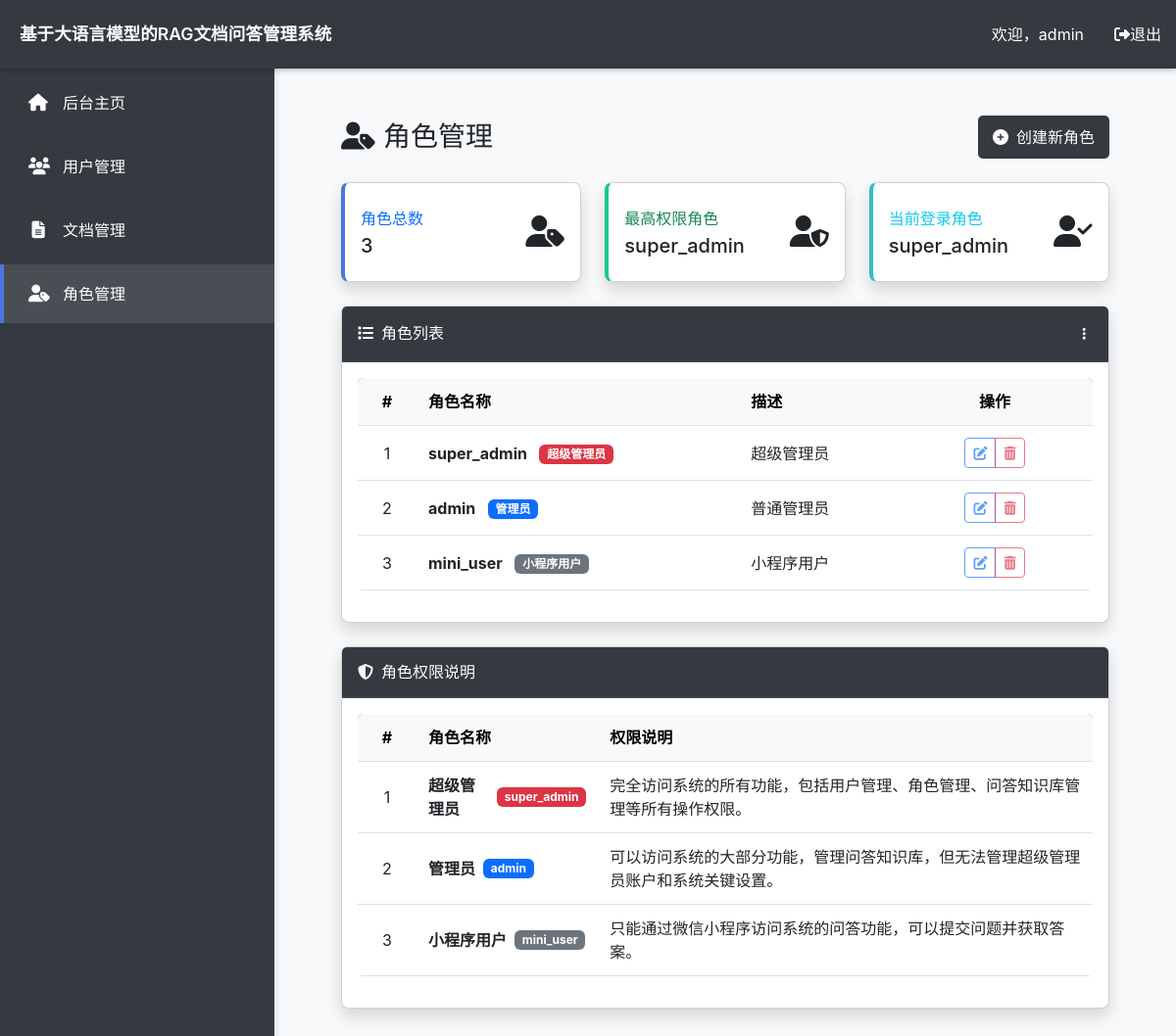
The page /admin/roles (signed in) on the database its author committed.
### model.py (models this page shows, shortened)
class PKMixin:
    id = db.Column(db.Integer, primary_key=True, autoincrement=True)

class TimestampMixin:
    created_at = db.Column(
        db.DateTime,
        default=datetime.utcnow,
        server_default=text("CURRENT_TIMESTAMP"),
        nullable=False,
        index=True,
    )
    updated_at = db.Column(
        db.DateTime,
        default=datetime.utcnow,
        onupdate=datetime.utcnow,
        server_default=text("CURRENT_TIMESTAMP"),
        nullable=False,
    )

class User(db.Model, UserMixin, PKMixin, TimestampMixin):
    __tablename__ = 'users'
    username = db.Column(db.String(64), unique=True, nullable=False, index=True)
    password_hash = db.Column(db.String(128), nullable=False)
    approved = db.Column(db.Boolean, default=False, server_default=text('0'))
    role_id = db.Column(db.Integer, db.ForeignKey('user_roles.id'), nullable=True)
    role = db.relationship('UserRole', back_populates='users', lazy='joined')
    sessions = db.relationship(
        'Session', back_populates='user', lazy='dynamic', cascade='all, delete-orphan'
    )
    documents = db.relationship(
        'Document', back_populates='uploader', lazy='dynamic', cascade='all, delete-orphan'
    )

class UserRole(db.Model, PKMixin, TimestampMixin):
    __tablename__ = 'user_roles'
    name = db.Column(db.String(50), unique=True, nullable=False)
    description = db.Column(db.String(255), nullable=True)
    users = db.relationship(
        'User', back_populates='role', lazy='dynamic', cascade='all, delete-orphan'
    )

### app.py (the view)
@app.route('/admin/roles', methods=['GET', 'POST'])
@login_required
def manage_roles():
    users = User.query.all()
    roles = UserRole.query.all()
    return render_template('manage_roles.html', users=users, roles=roles)

### app.py (called while the page is built)
@login_manager.user_loader
def load_user(user_id):
    return User.query.get(int(user_id))

@app.before_request
def do_init():
    if not getattr(app, '_vector_init_done', False):
        index_path = os.path.join(app.config['VECTORSTORE_DIR'], "faiss_index")
        document_folder = os.path.join(os.path.dirname(__file__), "../document")
        VectorStoreManager.initialize(index_path=index_path, document_folder=document_folder)
        app._vector_init_done = True

### templates/manage_roles.html (shortened to what this page needs)
{% extends 'base.html' %}
{% block content %}
<div class="container-fluid p-4">
  <div class="d-sm-flex align-items-center justify-content-between mb-4">
    <h1 class="h3 mb-0 text-gray-800">
      <i class="fas fa-user-tag me-2"></i>角色管理
    </h1>
    <button class="btn btn-primary" data-bs-toggle="modal" data-bs-target="#addRoleModal">
      <i class="fas fa-plus-circle me-2"></i>创建新角色
    </button>
  </div>
  <div class="row">
    <div class="col-xl-4 col-md-6 mb-4">
      <div class="card border-left-primary shadow h-100 py-2">
        <div class="card-body">
          <div class="row no-gutters align-items-center">
            <div class="col mr-2">
              <div class="text-xs font-weight-bold text-primary text-uppercase mb-1">角色总数</div>
              <div class="h5 mb-0 font-weight-bold text-gray-800">{{ roles|length }}</div>
            </div>
            <div class="col-auto">
              <i class="fas fa-user-tag fa-2x text-gray-300"></i>
            </div>
          </div>
        </div>
      </div>
    </div>
    <div class="col-xl-4 col-md-6 mb-4">
      <div class="card border-left-success shadow h-100 py-2">
        <div class="card-body">
          <div class="row no-gutters align-items-center">
            <div class="col mr-2">
              <div class="text-xs font-weight-bold text-success text-uppercase mb-1">最高权限角色</div>
              <div class="h5 mb-0 font-weight-bold text-gray-800">
                {% for role in roles %}
                  {% if role.name == 'super_admin' %}
                    super_admin
                  {% endif %}
                {% endfor %}
              </div>
            </div>
            <div class="col-auto">
              <i class="fas fa-user-shield fa-2x text-gray-300"></i>
            </div>
          </div>
        </div>
      </div>
    </div>
    <div class="col-xl-4 col-md-12 mb-4">
      <div class="card border-left-info shadow h-100 py-2">
        <div class="card-body">
          <div class="row no-gutters align-items-center">
            <div class="col mr-2">
              <div class="text-xs font-weight-bold text-info text-uppercase mb-1">当前登录角色</div>
              <div class="h5 mb-0 font-weight-bold text-gray-800">{{ current_user.role.name if current_user.role else '未分配角色' }}</div>
            </div>
            <div class="col-auto">
              <i class="fas fa-user-check fa-2x text-gray-300"></i>
            </div>
          </div>
        </div>
      </div>
    </div>
  </div>
  <div class="card shadow mb-4">
    <div class="card-header py-3 bg-dark d-flex flex-row align-items-center justify-content-between">
      <h6 class="m-0 font-weight-bold text-white">
        <i class="fas fa-list me-2"></i>角色列表
      </h6>
      <div class="dropdown no-arrow">
        <a class="dropdown-toggle text-white" href="#" role="button" id="roleActionsDropdown" data-bs-toggle="dropdown" aria-expanded="false">
          <i class="fas fa-ellipsis-v fa-sm fa-fw"></i>
        </a>
      </div>
    </div>
    <div class="card-body">
      <div class="table-responsive">
        <table class="table table-hover align-middle" id="roleTable">
          <thead class="table-light">
            <tr>
              <th width="60" class="text-center">#</th>
              <th>角色名称</th>
              <th>描述</th>
              <th width="200" class="text-center">操作</th>
            </tr>
          </thead>
          <tbody>
            {% for role in roles %}
              <tr>
                <td class="text-center">{{ role.id }}</td>
                <td>
                  <div class="d-flex align-items-center">
                    <div>
                      <span class="fw-bold">{{ role.name }}</span>
                      {% if role.name == 'super_admin' %}
                        <span class="ms-2 badge bg-danger">超级管理员</span>
                      {% elif role.name == 'admin' %}
                        <span class="ms-2 badge bg-primary">管理员</span>
                      {% elif role.name == 'mini_user' %}
                        <span class="ms-2 badge bg-secondary">小程序用户</span>
                      {% endif %}
                    </div>
                  </div>
                </td>
                <td>{{ role.description or '暂无描述' }}</td>
                <td class="text-center">
                  <div class="btn-group">
                    <button type="button" class="btn btn-sm btn-outline-primary"
                            {% if role.name in ['super_admin','admin','mini_user'] %}
                              disabled title="系统预设角色无法编辑"
                            {% else %}
                              data-bs-toggle="modal"
                              data-bs-target="#addRoleModal"
                              onclick="prefillAddRoleForm('{{ role.id }}','{{ role.name }}','{{ role.description or '' }}')"
                              title="编辑角色"
                            {% endif %}>
                      <i class="fas fa-edit"></i>
                    </button>
                    {% if role.name not in ['super_admin','admin','mini_user'] %}
                      <button type="button" class="btn btn-sm btn-outline-danger" onclick="confirmDeleteRole({{ role.id }},'{{ role.name }}')">
                        <i class="fas fa-trash-alt"></i>
                      </button>
                    {% else %}
                      <button type="button" class="btn btn-sm btn-outline-danger" disabled title="系统预设角色无法删除">
                        <i class="fas fa-trash-alt"></i>
                      </button>
                    {% endif %}
                  </div>
                </td>
              </tr>
            {% endfor %}
          </tbody>
        </table>
      </div>
    </div>
  </div>
  <div class="card shadow mb-4">
    <div class="card-header py-3 bg-dark d-flex flex-row align-items-center justify-content-between">
      <h6 class="m-0 font-weight-bold text-white">
        <i class="fas fa-shield-alt me-2"></i>角色权限说明
      </h6>
    </div>
    <div class="card-body">
      <div class="table-responsive">
        <table class="table table-hover align-middle">
          <thead class="table-light">
            <tr>
              <th width="60" class="text-center">#</th>
              <th>角色名称</th>
              <th>权限说明</th>
            </tr>
          </thead>
          <tbody>
            <tr>
              <td class="text-center">1</td>
              <td>
                <div class="d-flex align-items-center">
                  <span class="fw-bold">超级管理员</span>
                  <span class="ms-2 badge bg-danger">super_admin</span>
                </div>
              </td>
              <td>完全访问系统的所有功能，包括用户管理、角色管理、问答知识库管理等所有操作权限。</td>
            </tr>
            <tr>
              <td class="text-center">2</td>
              <td>
                <div class="d-flex align-items-center">
                  <span class="fw-bold">管理员</span>
                  <span class="ms-2 badge bg-primary">admin</span>
                </div>
              </td>
              <td>可以访问系统的大部分功能，管理问答知识库，但无法管理超级管理员账户和系统关键设置。</td>
            </tr>
            <tr>
              <td class="text-center">3</td>
              <td>
                <div class="d-flex align-items-center">
                  <span class="fw-bold">小程序用户</span>
                  <span class="ms-2 badge bg-secondary">mini_user</span>
                </div>
              </td>
              <td>只能通过微信小程序访问系统的问答功能，可以提交问题并获取答案。</td>
            </tr>
          </tbody>
        </table>
      </div>
    </div>
  </div>
</div>
{% endblock %}

### templates/base.html (shortened to what this page needs)
<!DOCTYPE html>
<html lang="zh-CN">
<head>
  <link rel="stylesheet" href="https://cdnjs.cloudflare.com/ajax/libs/font-awesome/6.4.0/css/all.min.css">
  <link href="https://cdn.jsdelivr.net/npm/bootstrap@5.3.0/dist/css/bootstrap.min.css" rel="stylesheet">
  <link rel="stylesheet" href="{{ url_for('static', filename='css/style.css') }}">
</head>
<body>
  <nav class="navbar navbar-dark navbar-top">
    <div class="container-fluid px-0">
      <a class="navbar-brand" href="{{ url_for('admin_index') }}">基于大语言模型的RAG文档问答管理系统</a>
      <div class="user-info">
        <span class="nav-user">欢迎，{{ current_user.username if current_user.is_authenticated else 'Guest' }}</span>
        <a href="#" class="nav-link logout-link" data-bs-toggle="modal" data-bs-target="#logoutModal">
          <i class="fas fa-sign-out-alt"></i> 退出
        </a>
      </div>
    </div>
  </nav>
  <div class="sidebar" id="sidebar">
    <ul class="sidebar-menu">
      <li>
        <a href="{{ url_for('admin_index') }}" class="{% if request.path == url_for('admin_index') %}active{% endif %}">
          <i class="fas fa-home"></i> 后台主页
        </a>
      </li>
      <li>
        <a href="{{ url_for('manage_users') }}" class="{% if request.path == url_for('manage_users') %}active{% endif %}">
          <i class="fas fa-users"></i> 用户管理
        </a>
      </li>
      <li>
        <a href="{{ url_for('manage_docs') }}" class="{% if request.path == url_for('manage_docs') %}active{% endif %}">
          <i class="fas fa-file-alt"></i> 文档管理
        </a>
      </li>
      <li>
        <a href="{{ url_for('manage_roles') }}" class="{% if request.path == url_for('manage_roles') %}active{% endif %}">
          <i class="fas fa-user-tag"></i> 角色管理
        </a>
      </li>
    </ul>
  </div>
  <main class="main-content">
    <div class="container-fluid p-4">
      {% block content %}{% endblock %}
    </div>
  </main>
</body>
</html>

### static/css/style.css (style rules this page uses)
body { font-family: 'Arial', sans-serif; background-color: #f8f9fa; }
.navbar { background-color: #343a40 !important; padding: 12px 20px; box-shadow: 0 4px 6px rgba(0, 0, 0, 0.1); }
.navbar-brand { font-size: 1.5rem; font-weight: bold; color: #ffffff !important; }
.sidebar { background-color: #343a40 !important; min-height: 100vh; padding-top: 20px; }
.main-content { min-height: 100vh; background-color: white; border-radius: 8px; padding: 20px; box-shadow: 0 4px 6px rgba(0, 0, 0, 0.1); }
.btn-primary { background-color: #343a40 !important; color: #fff; border: none; padding: 10px 15px; font-size: 1rem; border-radius: 5px; transition: background 0.3s ease; }
.table { background-color: white; border-radius: 5px; overflow: hidden; border-collapse: separate; border-spacing: 0; }
.table thead { background-color: #007bff; color: #ffffff; }
.card { border-radius: 10px; box-shadow: 0 4px 8px rgba(0, 0, 0, 0.1); }
.card-header { background-color: #343a40 !important; color: #ffffff; font-weight: bold; }

### templates/base.html (style rules this page uses)
body { font-family: -apple-system, BlinkMacSystemFont, "Segoe UI", Roboto, "Helvetica Neue", Arial, sans-serif; overflow-x: hidden; background-color: #f8f9fa; margin: 0; padding: 0; }
.navbar-top { background-color: #343a40; color: #fff; box-shadow: 0 1px 6px rgba(0,0,0,0.3); padding: 0; position: fixed; width: 100%; z-index: 1030; height: 70px; }
.navbar-brand { color: #fff !important; font-weight: 600; font-size: 1.1rem; padding: 0 20px; height: 70px; display: flex; align-items: center; }
.nav-user { color: #fff; margin-right: 1rem; height: 60px; display: flex; align-items: center; }
.nav-link { color: #fff; transition: all 0.2s; padding: 0 15px; height: 60px; display: flex; align-items: center; }
.sidebar { position: fixed; top: 0; left: 0; bottom: 0; width: 280px; background-color: #343a40; padding-top: 70px; color: #fff; z-index: 1020; box-shadow: 2px 0 6px rgba(0,0,0,0.1); }
.main-content { margin-left: 280px; padding-top: 70px; min-height: 100vh; background-color: #f8f9fa; transition: all 0.3s; }
.sidebar-menu { list-style: none; padding: 0; margin: 0; }
.sidebar-menu li { margin: 5px 0; }
.sidebar-menu a { display: flex; align-items: center; padding: 15px 25px; color: #fff; height: 60px; text-decoration: none; transition: all 0.2s; border-left: 4px solid transparent; }
.sidebar-menu a:hover, .sidebar-menu a.active { background-color: rgba(255,255,255,0.1); border-left-color: #4e73df; }
.sidebar-menu i { margin-right: 15px; width: 20px; text-align: center; font-size: 1.1rem; color: #fff; }
.user-info { display: flex; align-items: center; height: 60px; }
.logout-link { cursor: pointer; color: #fff; }
.card { transition: all 0.3s ease; border-radius: 0.5rem; }
.card-header { border-bottom: 1px solid rgba(255,255,255,0.1); }
.border-left-primary { border-left: 4px solid #4e73df !important; }
.border-left-success { border-left: 4px solid #1cc88a !important; }
.border-left-info { border-left: 4px solid #36b9cc !important; }
.dropdown-toggle::after { display: none; }

### templates/manage_roles.html (style rules this page uses)
.border-left-primary { border-left: 4px solid #4e73df !important; }
.border-left-success { border-left: 4px solid #1cc88a !important; }
.border-left-info { border-left: 4px solid #36b9cc !important; }
.card { transition: transform 0.15s ease, box-shadow 0.15s ease; }
.table td { vertical-align: middle; }
.btn-group .btn { box-shadow: none !important; }
.card-header.bg-dark { background-color: #343a40 !important; border-bottom: 1px solid rgba(255, 255, 255, 0.1); }
.text-white { color: #ffffff !important; }
.table td, .table th { padding: 0.75rem !important; line-height: 1.5 !important; vertical-align: middle !important; }
#roleTable td, #roleTable th, .card-body .table td, .card-body .table th { padding: 0.75rem !important; line-height: 1.5 !important; vertical-align: middle !important; }
.table .badge { vertical-align: middle; }
.table .d-flex { min-height: 24px; align-items: center; }

### rows shown on the page
User: username "admin"
UserRole: shows "super_admin", role "super_admin", id "1", name "super_admin", shows "超级管理员", description "超级管理员"
UserRole: id "2", name "admin", shows "管理员", description "普通管理员"
UserRole: id "3", name "mini_user", shows "小程序用户", description "小程序用户"

### other values the page prints
{{ roles|length }} "3"
